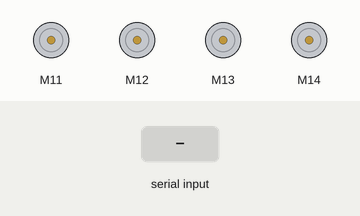
This sketch was run on a simulated Arduino Mega 2560, built with avr-gcc and run on an emulated ATmega2560. Shown: 4 × DC motor (green arrow = forward, orange = backward, longer = faster). Inputs (shaded band) come from the test bench.

Above: at 1.2 s.
1.3 s: "z" received over the second serial link
Timing chart, 0 to 4.3 s (numbered marks = the images above; inputs shaded):
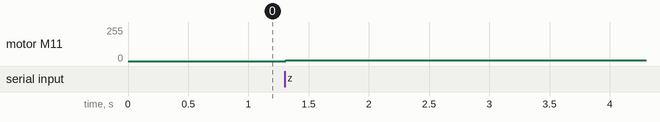

Measured:
- after the input at 1.3 s, motor M11: stopped → forward 5/255 at once

The sketch:

Test_Motors.ino
```cpp
#include <MeMegaPi.h>

MeEncoderOnBoard Encoder_1(SLOT1);
MeEncoderOnBoard Encoder_2(SLOT2);
MeEncoderOnBoard Encoder_3(SLOT3);
MeEncoderOnBoard Encoder_4(SLOT4);
long motorNb = 1;
long motorPwm;

void printState() {
	Serial3.print("Testing Motor ");
	Serial3.print(motorNb);
	Serial3.print(" Target Pwm : ");
	Serial3.print(motorPwm);
	Serial3.print(" Pwm : ");
	if (motorNb==1)
		Serial3.print(Encoder_1.getCurPwm());
	if (motorNb==2)
		Serial3.print(Encoder_2.getCurPwm());
	if (motorNb==3)
		Serial3.print(Encoder_3.getCurPwm());
	if (motorNb==4)
		Serial3.print(Encoder_3.getCurPwm());
	Serial3.println();
}


void reset() {
	motorPwm = 0;
	Encoder_1.setMotorPwm(0);
	Encoder_2.setMotorPwm(0);
	Encoder_3.setMotorPwm(0);
	Encoder_4.setMotorPwm(0);
}

void bluetoothLoop() {
	if (Serial3.available()) {
		int v = Serial3.read();
		if (v=='z')
			motorPwm += 5;
		else if (v=='s')
			motorPwm -= 5;
		else if (v=='d')
			motorPwm = 0;
		else if (v=='1') {
			reset();
			motorNb = 1;
		} else if (v=='2') {
			reset();
			motorNb = 2;
		} else if (v=='3') {
			reset();
			motorNb = 3;
		} else if (v=='4') {
			reset();
			motorNb = 4;
		}
		printState();
	}
}

void setup()
{
	Serial.begin(115200);
	Serial3.begin(115200);
	reset();
	printState();
}

void loop()
{
	bluetoothLoop();
	if (motorNb==1) Encoder_1.setMotorPwm(motorPwm);
	if (motorNb==2) Encoder_2.setMotorPwm(motorPwm);
	if (motorNb==3) Encoder_3.setMotorPwm(motorPwm);
	if (motorNb==4) Encoder_4.setMotorPwm(motorPwm);
	delay(10);
}
```
